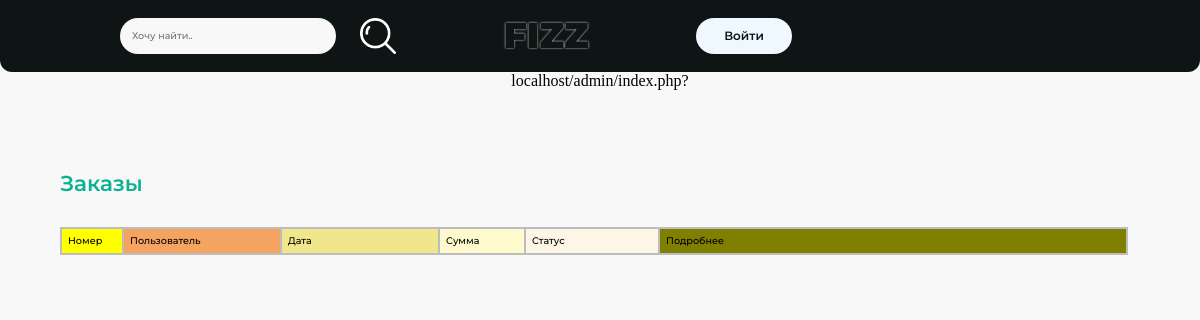
Page /admin/index.php on the earlier database version.
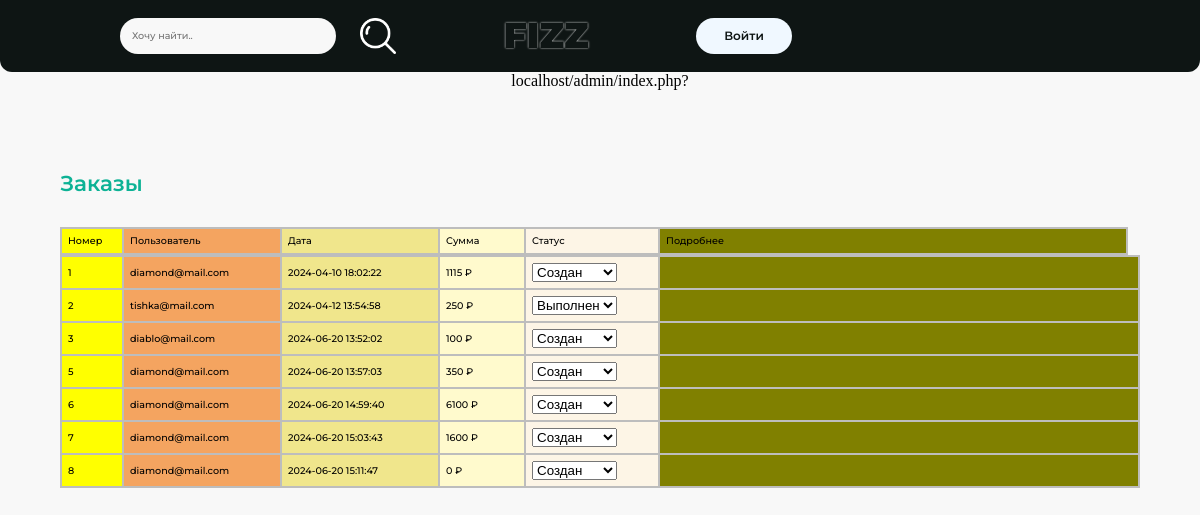
Same page on the later database version.
### tables this page shows
CREATE TABLE `orders` (
  `id_order` int(11) NOT NULL,
  `id_user` int(11) NOT NULL,
  `date_order` datetime NOT NULL DEFAULT CURRENT_TIMESTAMP,
  `status_order` int(11) DEFAULT '1',
  `sum_order` decimal(10,0) NOT NULL,
  `bonus_minus` decimal(10,2) DEFAULT NULL,
  `bonus_plus` decimal(10,2) DEFAULT NULL
);

CREATE TABLE `users` (
  `id_user` int(11) NOT NULL,
  `email_user` varchar(200) NOT NULL,
  `password_user` varchar(200) NOT NULL,
  `bonuses_active` decimal(10,0) NOT NULL DEFAULT '0',
  `admin_status` int(11) NOT NULL DEFAULT '0',
  `blocked` int(11) NOT NULL DEFAULT '0'
);

CREATE TABLE `status_orders` (
  `id_status` int(11) NOT NULL,
  `name_status` varchar(100) NOT NULL
);

### admin/index.php (the view, shortened to what this page needs)
<?php
    include "header.php";
    echo "<div id='emtyAboveAcc'> </div>";
    $page = isset($_GET['page']) ? $_GET['page']  : false ;
    if($page && $page == 'categories'){
        echo "<div class='createNName' >
                    <h3 id='namePageAdmin'> Категории </h3>
                    <a class='createAdmin' href='createCategory.php'> Добавить категорию</a>
              </div>";
        echo "<div id='startCat'><table></div>
            <tr>
                <td class='thCat' id='thCat1'>Идентификатор</td>
                <td class='thCat' id='thCat2'>Название</td>
                <td class='thCat' id='thCat3'>Действия</td>
            </tr></table>";
    }
    else{
        echo "<div class='createNName' >
                    <h3 id='namePageAdmin'> Заказы </h3>
              </div>";
        echo "<div id='emtyOneProd2'></div>
            <table class='ordersAdmin' id='ordersAdmin'>
                <tr>
                    <td class='titleOAN' id='thO1'>Номер</td>
                    <td class='titleOAU' id='thO2'>Пользователь</td>
                    <td class='titleOAD' id='thO3'>Дата</td>
                    <td class='titleOASu' id='thO4'>Сумма</td>
                    <td class='titleOASt' id='thO5'>Статус</td>
                    <td class='titleOAM' id='thO6'>Подробнее</td>
                </tr>
            </table>";
    }
    echo "<div id='scrollAdmin'>";
    if($page && $page == 'categories'){
        $categories = mysqli_fetch_all(mysqli_query($con, "SELECT `id_category`, `name_category` FROM `categories`"));
        $checkCat = 0;
        echo "<table class='tableAdminCat'>";
            foreach($categories as $cat){
                if($checkCat == 0){
                    echo "<tr>";
                    $checkCat = 1;
                }
                $check_exist = mysqli_fetch_array(mysqli_query($con, "SELECT exist FROM categories WHERE id_category=$cat[0]"));
                    echo "<td class='idCategory'>".$cat[0]."</td>
                          <td class='nameCategory'>".$cat[1]."</td>
                          <td class='actionCategory'>
                            <form action='updateCat-db.php' method='POST'>
                                <input type='hidden' name='idCat' value='".$cat[0]."'>
                                <input class='updateCatAct' type='submit' value=''>
                            </form>
                            <form id='actionCatForm' action='";
                            if($check_exist[0] == 1) {
                                echo "deleteCat-db.php";
                            }else{
                                echo "recoverCat-db.php";
                            }
                            echo "' method='POST'>
                                <input class='deleteCatAct' type='hidden' name='idCat' value='".$cat[0]."'>
                                <input class='";
                                if($check_exist[0] == '1') {
                                    echo 'deleteCatAct';
                                }else{
                                    echo 'recoverCatAct';
                                }
                                echo "' type='submit' value=''>
                            </form>
                          </td>";
                if($checkCat == 1){
                    echo "</tr>";
                    $checkCat = 0;
                }
            }
        echo "";
    }
    else {
        $statuses = mysqli_fetch_all(mysqli_query($con, "SELECT * FROM status_orders ORDER BY status_orders.id_status ASC"));
        $orderRow = "SELECT id_order, users.email_user, date_order, status_order, sum_order FROM `orders` JOIN users ON users.id_user=orders.id_user";
        $countOrder = 1;
        $numOrderRow = mysqli_num_rows(mysqli_query($con, $orderRow));
        $orderRow = mysqli_fetch_all(mysqli_query($con, $orderRow));
        foreach($orderRow as $one_order){
            if($countOrder == 1){
                echo"<table class='ordersAdmin'>";
            }
            echo "<tr>
                    <td class='titleOAN' >".$one_order[0]."</td>
                    <td class='titleOAU' >".$one_order[1]."</td>
                    <td class='titleOAD' >".$one_order[2]."</td>
                    <td class='titleOASu' >".$one_order[4]." &#8381; </td>
                    <td class='titleOASt' ><form method='GET' action=''>
                    <input type='hidden' name='id_order' value='".$one_order[0]."'>
                    <select name='status' id=''>";
                        foreach ($statuses as $status){
                            echo "<option value='".$status[0]."'";
                                if($status[0] == $one_order[3]){
                                    echo "selected";
                                }
                            echo ">".$status[1]."<option>";
                        }
                    echo "</select></form></td>
                    <td class='titleOAM' ><form method='GET' action=''></form></td>
                </tr>";
            if($countOrder == $numOrderRow){
                echo "</table>";
            }
            $countOrder++;
        }
    }
    echo "</div>";
?>

### admin/header.php (shortened to what this page needs)
<?php
    $id_user = isset($_SESSION['id_user']) ? $_SESSION['id_user'] : false;
?>
<!DOCTYPE html>
<html lang="en">
<head>
    <link rel="stylesheet" href="../css/style.css">
</head>
<body id='catalogNav'>
    <nav>
        <div id='forNav'>
            <form action="" method="get" id='searchFormNav'>
                <input type="text" name="search" id="searchNav" placeholder='Хочу найти..'>
                <input id='searchNavImg' type="submit" id="" value=''>
            </form>
            <a href='../catalog.php' class='fizzBackWord' id='logo'>fizz</a>
            <div id='navThreeDivsAdmin'>
                <?php
                    if($id_user != false){
                        echo "
                        <a class='adminNav' href='index.php?page=orders'>Заказы</a>
                        <a class='adminNav' href='index.php?page=categories'>Категории</a>
                        <a class='adminNav' href='index.php?page=products&prods=products'>Продукты</a>
                        <a href='/account.php' id='userEmailNav'>".$userInfo['email_user']."</a>
                        <a href='../exitFromAcc.php' id='logOut' >Выйти</a>";
                    }
                    else{
                        echo "<button id='logIn' >Войти</button>";
                    }
                ?>
            </div>
        </div>
    </nav>
    <?php
    $s1 = isset($_SERVER['SERVER_NAME']) ? $_SERVER['SERVER_NAME'] : false;
    $s2 = isset($_SERVER['PHP_SELF']) ? $_SERVER['PHP_SELF'] : false;
    $s3 = isset($_SERVER['QUERY_STRING'])? "?".$_SERVER['QUERY_STRING'] : false;
    $sLast = $s1.$s2.$s3;
    echo $sLast;
    ?>

### css/style.css (style rules this page uses)
* { padding: 0; margin: 0; }
body { overflow-x: hidden; }
.fizzBackWord { font-family: 'monserratB'; text-transform: uppercase; text-decoration: none; font-size: 10vmax; line-height: 120%; text-shadow: 0 0 7px white; color: rgb(14,21,20); transition: 3s; transform: translate(3s); }
nav { display: flex; flex-direction: row; justify-content: end; width: 100%; height: 6vmax; background-color: #0E1514; border-radius: 0 0 1vmax 1vmax; }
#forNav { align-self: center; justify-self: center; display: flex; flex-direction: row; justify-content: space-between; width: 90vmax; }
#searchFormNav { align-self: center; display: flex; justify-content: space-between; flex-direction: row; width: 23vmax; height: 3vmax; }
#searchNav { font-family: monserratM; font-size: 0.8vmax; padding: 0 1vmax; width: 16vmax; height: 100%; background-color: #F8F8F8; border-radius: 3vmax; border: transparent; }
#searchNavImg { width: 3vmax; height: 3vmax; background-image: url(../images/search.png); background-size: cover; background-color: transparent; border: transparent; }
#logo { align-self: center; text-shadow: 0 0 2px white; font-size: 3vmax; }
#navThreeDivsAdmin { display: flex; flex-direction: row; align-items: center; justify-content: space-between; width: 40vmax; margin-right: 2vmax; }
#logIn, #logOut { display: flex; align-items: center; justify-content: center; text-decoration: transparent; width: 8vmax; height: 3vmax; background-color: aliceblue; font-family: 'monserratSB'; font-size: 1vmax; border-radius: 3.5vmax; border: transparent; color: #0E1514; }
#catalogNav { display: flex; flex-direction: column; align-items: center; background-color: #F8F8F8; }
#emtyOneProd2 { width: 100%; height: 1.8vmax; }
* { padding: 0; margin :0; }
#emtyAboveAcc { width: 100%; height: 6vmax; }
#scrollAdmin { display: flex; align-self: center; width: 90vmax; height: auto; max-height: 20vmax; overflow-y: scroll; }
#namePageAdmin { width: 90vmax; line-height: 200%; font-family: monserratSB; font-size: 1.8vmax; color: #0DB295; }
.ordersAdmin { font-family: monserratM; font-size: 0.8vmax; width: 90vmax; background-color: #BDBDBD; }
#ordersAdmin { width: 89vmax !important; margin-right: 1vmax; }
.titleOAN { padding: 0.5vmax; width: 4vmax; height: 1vmax; background-color: yellow; }
.titleOAU { padding: 0.5vmax; width: 12vmax; height: 1vmax; background-color: sandybrown; }
.titleOAD { padding: 0.5vmax; width: 12vmax; height: 1vmax; background-color: khaki; }
.titleOASu { padding: 0.5vmax; width: 6vmax; height: 1max; background-color: lemonchiffon; }
.titleOASt { padding: 0.5vmax; width: 10vmax; height: 1vmax; background-color: oldlace; }
.titleOAM { padding: 0.5vmax; width: auto; height: 1vmax; background-color: olive; }
.createNName { display: flex; flex-direction: row; width: 90vmax; }

Differences in the rows shown:
added orders: id_order "1", id_user.email_user "diamond@mail.com", date_order "2024-04-10 18:02:22", sum_order "1115", status "Создан"
added orders: id_order "2", id_user.email_user "tishka@mail.com", date_order "2024-04-12 13:54:58", sum_order "250", status "Выполнен"
added orders: id_order "3", id_user.email_user "diablo@mail.com", date_order "2024-06-20 13:52:02", sum_order "100", status "Создан"
added orders: id_order "5", id_user.email_user "diamond@mail.com", date_order "2024-06-20 13:57:03", sum_order "350", status "Создан"
added orders: id_order "6", id_user.email_user "diamond@mail.com", date_order "2024-06-20 14:59:40", sum_order "6100", status "Создан"
added orders: id_order "7", id_user.email_user "diamond@mail.com", date_order "2024-06-20 15:03:43", sum_order "1600", status "Создан"
added orders: id_order "8", id_user.email_user "diamond@mail.com", date_order "2024-06-20 15:11:47", sum_order "0", status "Создан"
